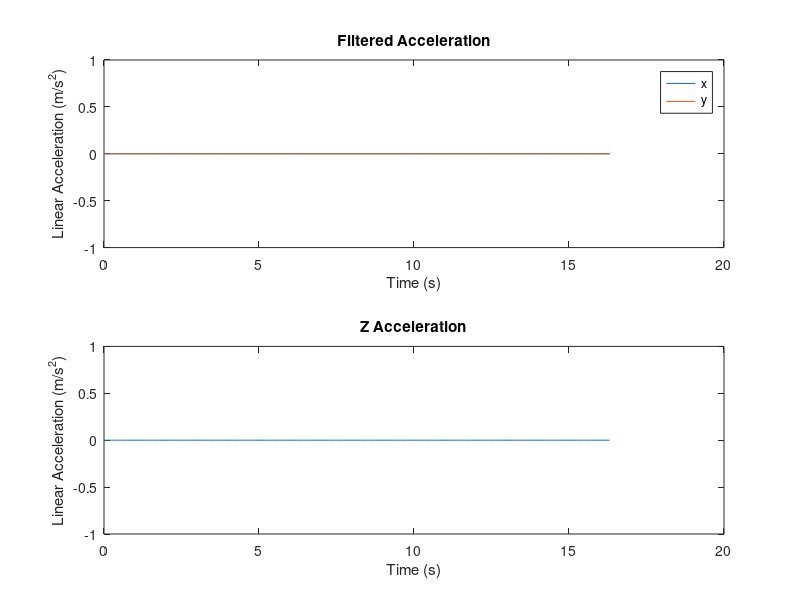
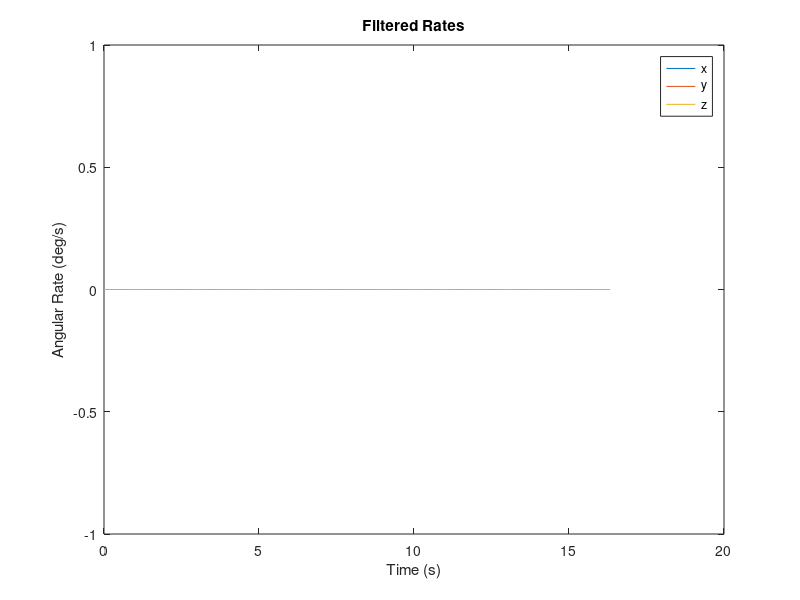
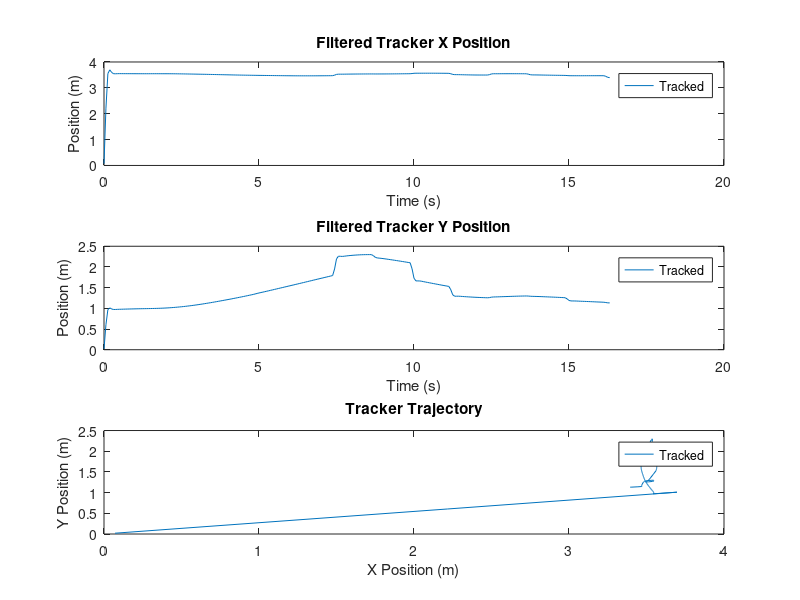
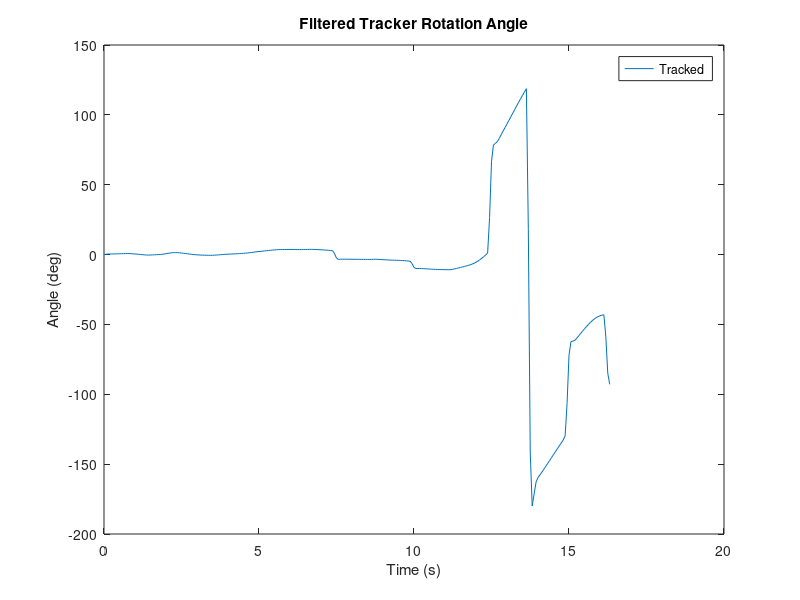

These charts were generated, in order, by the following MATLAB code:

close all;
% data1=load('Top6DOFModel_3_1.mat');
data1=load('testUDP_10_1.mat');
reference = 0;
control = 0;


filtSens  = squeeze(data1.rt_yout.signals(2).values(1,:,:));
rawSens   = data1.rt_yout.signals(3).values;

filtAccel = filtSens(1:3,:);
filtRate  = filtSens(4:6,:)*180/pi;
trackPos  = filtSens(15:17,:);
trackAng  = filtSens(18:20,:)*180/pi;
trackVel  = filtSens(21:23,:);
rawPos    = rawSens(:,15:17);
rawAng    = rawSens(:,18:20);

% thrusterCmds = data1.rt_yout.signals(1).values;
thrusterCmds = squeeze(data1.rt_yout.signals(1).values(1,:,:))';
 
if reference
    refTraj = squeeze(data1.rt_yout.signals(7).values(1:6,:,1));
end
if control
    controlError = data1.rt_yout.signals(8).values;
    controlSignal = data1.rt_yout.signals(10).values;
end

figure;subplot(2,1,1);plot(data1.rt_tout,filtAccel(1:2,:))
legend('x','y');xlabel('Time (s)');ylabel('Linear Acceleration (m/s^2)')
title('Filtered Acceleration');
subplot(2,1,2);plot(data1.rt_tout,filtAccel(3,:))
xlabel('Time (s)');ylabel('Linear Acceleration (m/s^2)')
title('Z Acceleration');

figure;plot(data1.rt_tout,filtRate(:,:))
legend('x','y','z');xlabel('Time (s)');ylabel('Angular Rate (deg/s)')
title('Filtered Rates');

% figure;plot(data1.rt_tout,squeeze(data1.rt_yout.signals(2).values(1,11:13,:)))
% legend('x','y','z');xlabel('Time (s)');ylabel('Mag Field (Gauss)')
% title('Magnetic Field Vector');

% figure;plot(data1.rt_tout,squeeze(data1.rt_yout.signals(2).values(1,7:10,:)))
% legend('1','2','3','4');xlabel('Time (s)');ylabel('Range (m)')
% title('Range Data');
% 
% figure;plot(data1.rt_tout,squeeze(data1.rt_yout.signals(3).values(:,7:10)))
% legend('1','2','3','4');xlabel('Time (s)');ylabel('Range (mm)')
% title('Raw Range Data');

npts = size(data1.rt_tout,1);
% clear angle rotAngle
% for i = 1:npts
%     angle(i) = atan2(data1.rt_yout.signals(2).values(1,12,i),data1.rt_yout.signals(2).values(1,11,i));
%     rotAngle(i) = -84*pi/180 - angle(i);
% end
% figure;subplot(2,1,1);plot(data1.rt_tout,angle*180/pi);
%        title('SensedAngle')
%        subplot(2,1,2);plot(data1.rt_tout,rotAngle*180/pi);
%        title('RotationAngle')

% if exist('filteredRate','var')
Tvel(1,:) = [0 0];
dt = data1.rt_tout(2) - data1.rt_tout(1);

for i = 2:npts
    Tvel(i,1) = (data1.rt_yout.signals(2).values(1,15,i) - data1.rt_yout.signals(2).values(1,15,i-1))/dt;
    Tvel(i,2) = (data1.rt_yout.signals(2).values(1,16,i) - data1.rt_yout.signals(2).values(1,16,i-1))/dt;
end
    


figure;subplot(3,1,1);plot(data1.rt_tout,trackPos(1,:)); hold all;
xlabel('Time (s)');ylabel('Position (m)');
if reference
    plot(refTraj(1:6,1),refTraj(1:6,2));
    legend('Tracked','Reference')
else
    legend('Tracked')
end
title('Filtered Tracker X Position');
subplot(3,1,2);plot(data1.rt_tout,trackPos(2,:)); hold all;
xlabel('Time (s)');ylabel('Position (m)');
if reference
    plot(refTraj(1:6,1),refTraj(1:6,3));
    legend('Tracked','Reference')
else
    legend('Tracked')
end
title('Filtered Tracker Y Position');
subplot(3,1,3);plot(trackPos(1,:),trackPos(2,:)); hold all;
xlabel('X Position (m)');ylabel('Y Position (m)')
if reference 
    plot(refTraj(1:6,2),refTraj(1:6,3));
    legend('Tracked','Reference')
else
    legend('Tracked')
end
title('Tracker Trajectory')

figure;plot(data1.rt_tout,trackAng(3,:)); hold all;
xlabel('Time (s)');ylabel('Angle (deg)');
if reference
    plot(refTraj(1:6,2),refTraj(1:6,7)*180/pi);
    legend('Tracked','Reference')
else
    legend('Tracked')
end
title('Filtered Tracker Rotation Angle');

figure;subplot(2,1,1);plot(data1.rt_tout,trackVel(1,:));
xlabel('Time (s)');ylabel('Velocity (m/s)');
legend('Integrated');
title('X Velocity');
subplot(2,1,2);plot(data1.rt_tout,trackVel(2,:));
xlabel('Time (s)');ylabel('Velocity (m/s)');
legend('Integrated');
title('Y Velocity');

figure;subplot(2,1,1);plot(data1.rt_tout,rawPos(:,1));
xlabel('Time (s)');ylabel('Position (mm)');
title('Raw Tracker X Position');
subplot(2,1,2);plot(data1.rt_tout,rawPos(:,2));
xlabel('Time (s)');ylabel('Position (mm)');
title('Raw Tracker Y Position');

figure;plot(data1.rt_tout,rawAng(:,3));
xlabel('Time (s)');ylabel('Angle (deg)');
title('Raw Tracker Rotation Angle');


if control
    figure;
    subplot(3,1,1);plot(data1.rt_tout,controlError(:,1))
    title('X Position Error');xlabel('Time (sec)');ylabel('Pos Error (m)');
    subplot(3,1,2);plot(data1.rt_tout,controlError(:,2))
    title('Y Position Error');xlabel('Time (sec)');ylabel('Pos Error (m)');
    subplot(3,1,3);plot(data1.rt_tout,controlError(:,6)*180/pi)
    title('Angular Error');xlabel('Time (sec)');ylabel('Ang Error (deg)');

    figure;plot(data1.rt_tout,controlError(:,12)*180/pi)
    title('Angular Rate Error');xlabel('Time (sec)');ylabel('Ang Rate Error (deg/s)');


    figure;
    subplot(3,1,1);plot(data1.rt_tout,controlSignal(:,1))
    title('X Control Signal');xlabel('Time (sec)');ylabel('Pos Signal ()');
    subplot(3,1,2);plot(data1.rt_tout,controlSignal(:,2))
    title('Y Control Signal');xlabel('Time (sec)');ylabel('Pos Signal ()');
    subplot(3,1,3);plot(data1.rt_tout,controlSignal(:,6))
    title('Angular Control Signal');xlabel('Time (sec)');ylabel('Ang Signal ()');

end

figure;
subplot(4,1,1);plot(data1.rt_tout,thrusterCmds(:,1))
title('Thruster 1');xlabel('Time (sec)');ylabel('Cmd (--)')
subplot(4,1,2);plot(data1.rt_tout,thrusterCmds(:,2))
title('Thruster 2');xlabel('Time (sec)');ylabel('Cmd (--)')
subplot(4,1,3);plot(data1.rt_tout,thrusterCmds(:,3))
title('Thruster 3');xlabel('Time (sec)');ylabel('Cmd (--)')
subplot(4,1,4);plot(data1.rt_tout,thrusterCmds(:,4))
title('Thruster 4');xlabel('Time (sec)');ylabel('Cmd (--)')

figure;
subplot(4,1,1);plot(data1.rt_tout,thrusterCmds(:,5))
title('Thruster 5');xlabel('Time (sec)');ylabel('Cmd (--)')
subplot(4,1,2);plot(data1.rt_tout,thrusterCmds(:,6))
title('Thruster 6');xlabel('Time (sec)');ylabel('Cmd (--)')
subplot(4,1,3);plot(data1.rt_tout,thrusterCmds(:,7))
title('Thruster 7');xlabel('Time (sec)');ylabel('Cmd (--)')
subplot(4,1,4);plot(data1.rt_tout,thrusterCmds(:,8))
title('Thruster 8');xlabel('Time (sec)');ylabel('Cmd (--)')